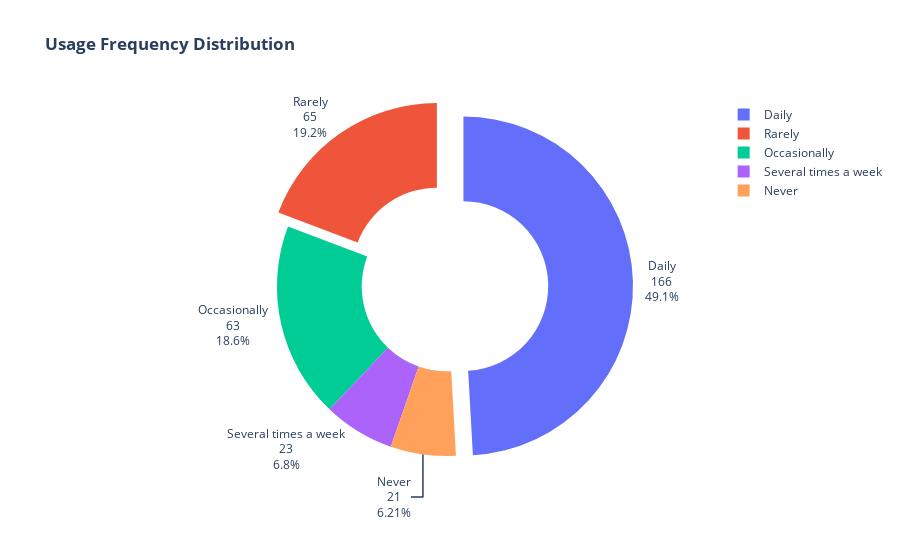

Notebook source saved alongside this figure:
### Code cell
import plotly.graph_objects as go

labels = data['Usage_Freq'].unique()
values = data['Usage_Freq'].value_counts()

# Define explode values; set non-zero values for the slices you want to explode
explode = [0.1 if label in ['Rarely', 'Daily'] else 0 for label in labels]

fig = go.Figure(data=[go.Pie(labels=labels, values=values, textinfo='label+percent+value',
                             hole=.5, pull=explode,
                             textposition='outside')])

fig.update_layout(title_text="<b>Usage Frequency Distribution</b>")

fig.show()

### Figure 1 — Plotly figure (JSON) as saved in the notebook; plotly's stock layout.template omitted (floating-point values rounded to 4 significant figures)
{"data": [{"hole": 0.5, "labels": ["Daily", "Rarely", "Occasionally", "Several times a week", "Never"], "pull": [0.1, 0.1, 0, 0, 0], "textinfo": "label+percent+value", "textposition": "outside", "type": "pie", "values": [166, 65, 63, 23, 21]}], "layout": {"title": {"text": "<b>Usage Frequency Distribution</b>"}}}
